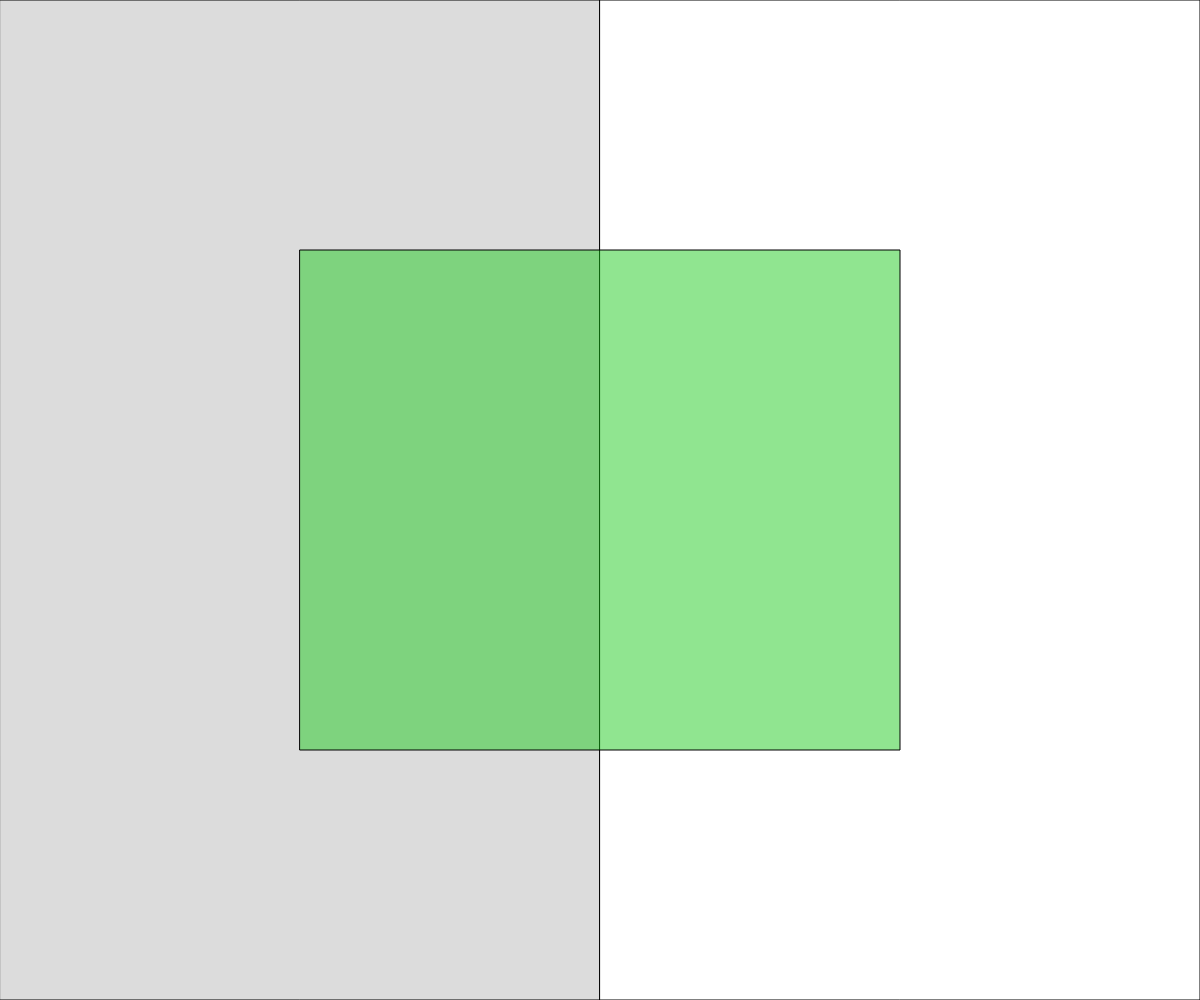
Frame 1 (no input)
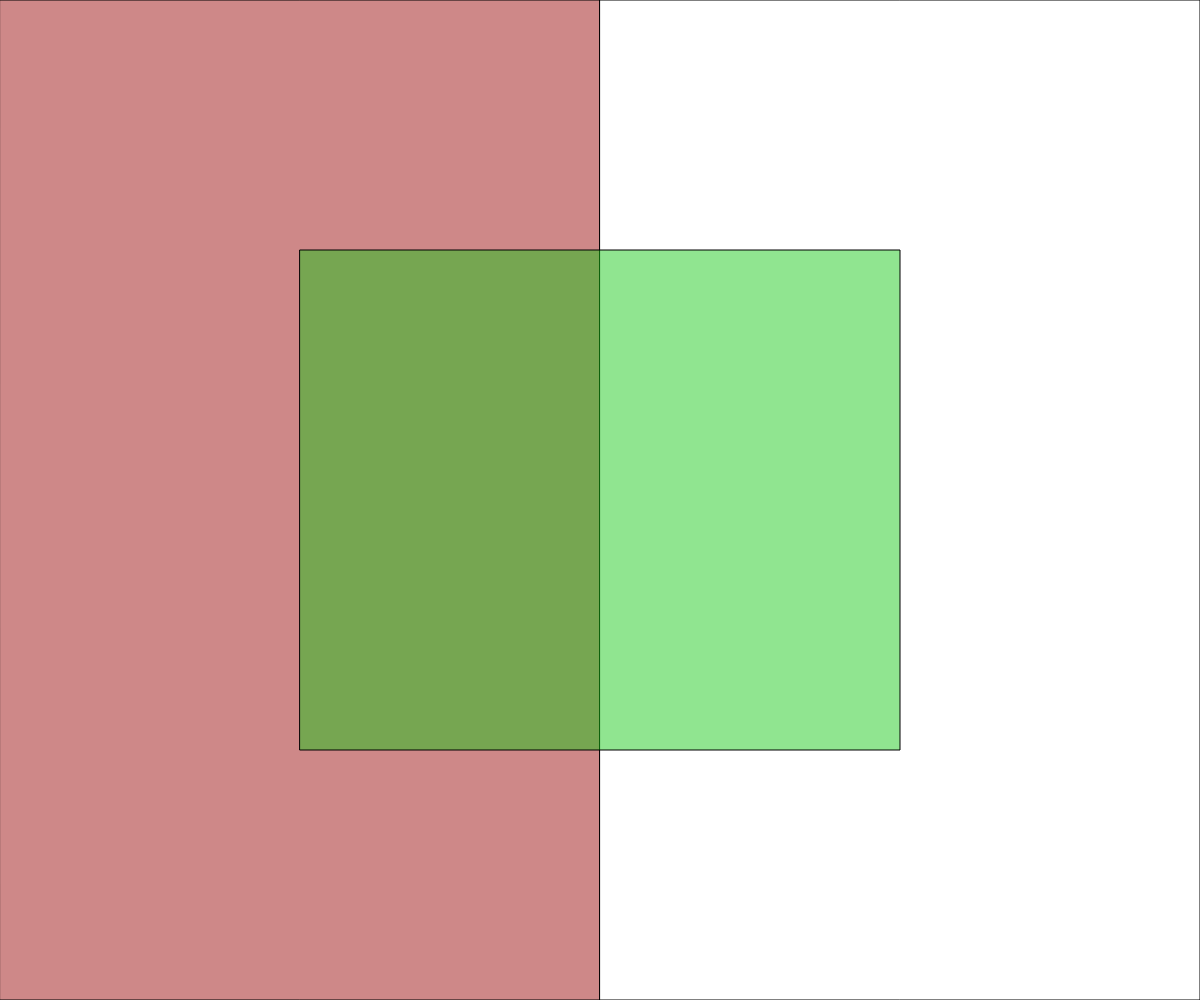
Frame 60 (no input)
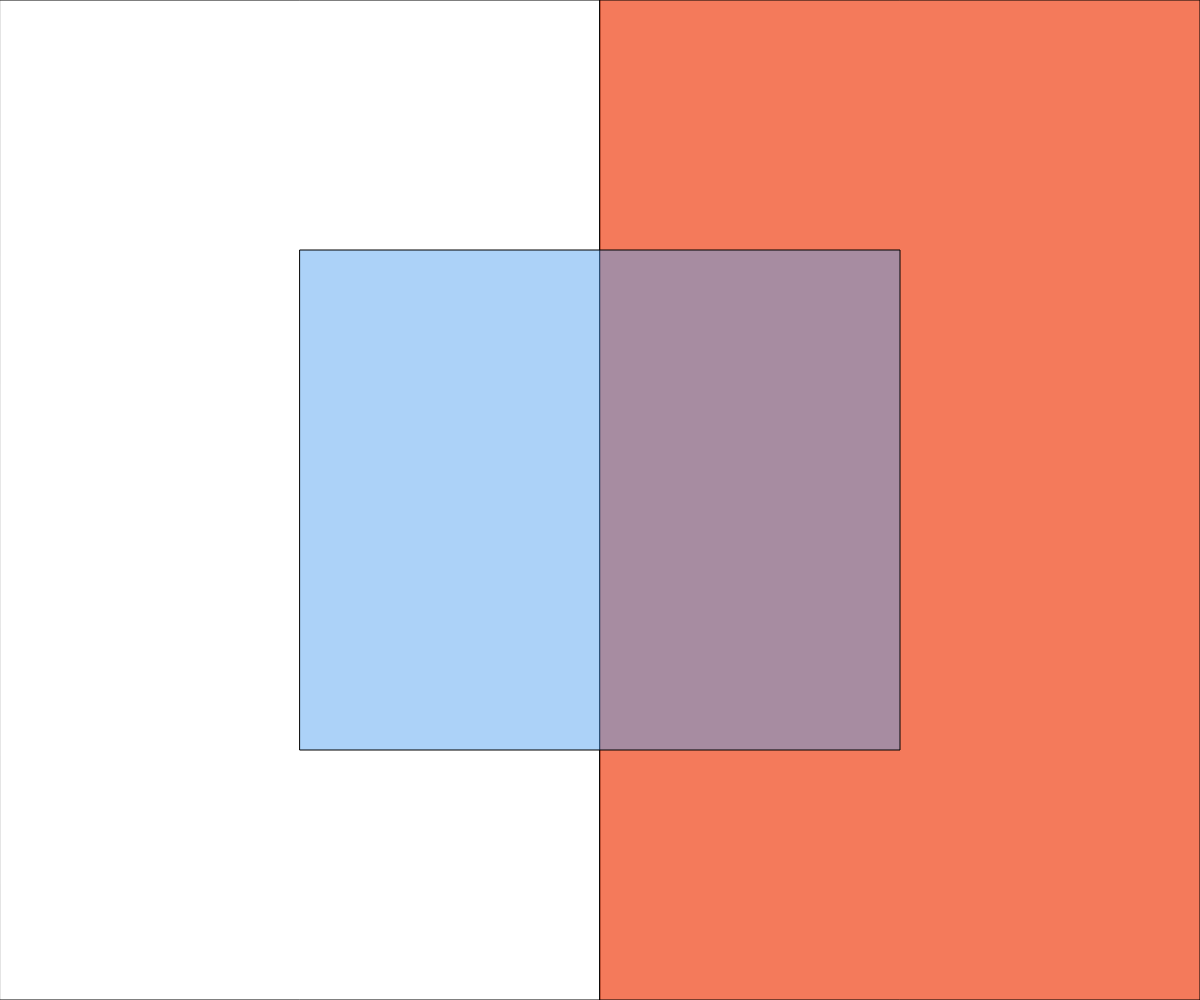
Frame 120 (the mouse pressed at the canvas centre since frame 60)

The p5.js sketch that drew these frames (run headless with seeded random() and noise() and a simulated clock; from frame 60 on, the mouse is pressed at the canvas centre):

// p5.js sketch
// ── sketch.js
// State Variables Demo

let onLeft, onRight;//boolean state variables
let leftFade = 0;
let rightFade = 0;
const FADE_SPEED = 3;



function setup() {
  createCanvas(windowWidth, windowHeight);
  onLeft = true;
  onRight = false;
}

function updateCurrentSide(){
  // updates variables to represent which side of the mouse is currently on
  if(mouseX < width/2){
    //mouse is on the left
    onLeft = true;
    onRight = false;
  }
  else{
    //mouse is on the right
    onLeft = false;
    onRight = true;
  }
}


function renderRectangles(){
  //draw two rectangles of varying fill values on the screen
  if (onLeft){ //onLeft === true
    fill(200,100,100,leftFade);
    leftFade += FADE_SPEED;
  }
  else{
    fill(255);
    leftFade = 0;
  }
  rect(0,0,width/2,height);
  if (onRight){
    fill(340,80,35,rightFade);
    rightFade += FADE_SPEED;
  }
  else{
    fill(255);
    rightFade = 0;
  }

  rect(width/2,0,width/2,height);
}
function draw() {
  background(220);
  updateCurrentSide();
  //print("left:" + onLeft + "right:" + onRight);
  renderRectangles();
  if(mouseX > width*.25 && mouseX < height*.75 && mouseY < height*.75){
    fill(80,160,240,120);
  }
  else{
    fill(20,200,20,120);
  }
  rect(width*.25,height*.25,width/2,height/2);

}
